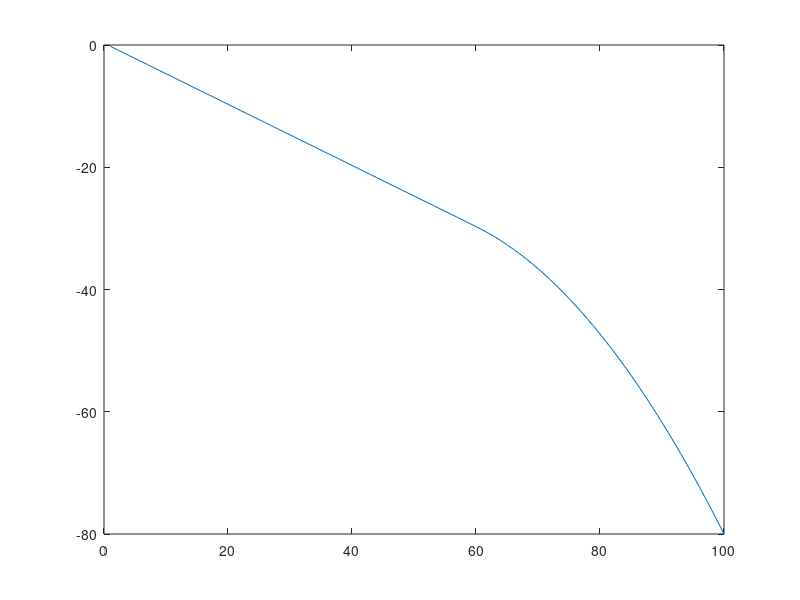

This figure's MATLAB source:
%%
MAX_V = 43;             % Maximum voltage to ask for 
MIN_V = 43;            % Minimum voltage - use digital gain from here down
MAX_Gain = 0.2;         % Maximum dB to apply to avoid pushing amp to rails

MIN_VOL = 80;
LIN_STEPS = 60;         % From here to 100 is linear steps
LIN_RANGE = 30;         % This is the volume spread from LIN_FROM to 100

LIN_STEP = LIN_RANGE/LIN_STEPS;

Vsteps = floor(log(MAX_V/MIN_V) / log(10^(LIN_STEP/20)))+1;
V = MAX_V * 10.^(-(0:1:Vsteps-1)*LIN_STEP/20);
V(end+1:101)=V(end);

G(1:Vsteps)=MAX_Gain;
G(Vsteps:LIN_STEPS)=MAX_Gain + (0:(LIN_STEPS-Vsteps))*LIN_STEP;


y0 = G(LIN_STEPS);
m0 = LIN_STEP;
y1 = MIN_VOL-20*log10(V(1)/V(end));
x = 0:(100 - LIN_STEPS);
a = (y1 - y0 - m0 * x(end)) / (x(end)^2);
G(LIN_STEPS:100) = y0 + m0 * x + a * x.^2;
G(101)=200;

X = [ V; G ];
fprintf("  { %8.3fF, %6.2fF }, \n",X(:));

plot(20*log10(V(1:100)/MAX_V)-G(1:100));
